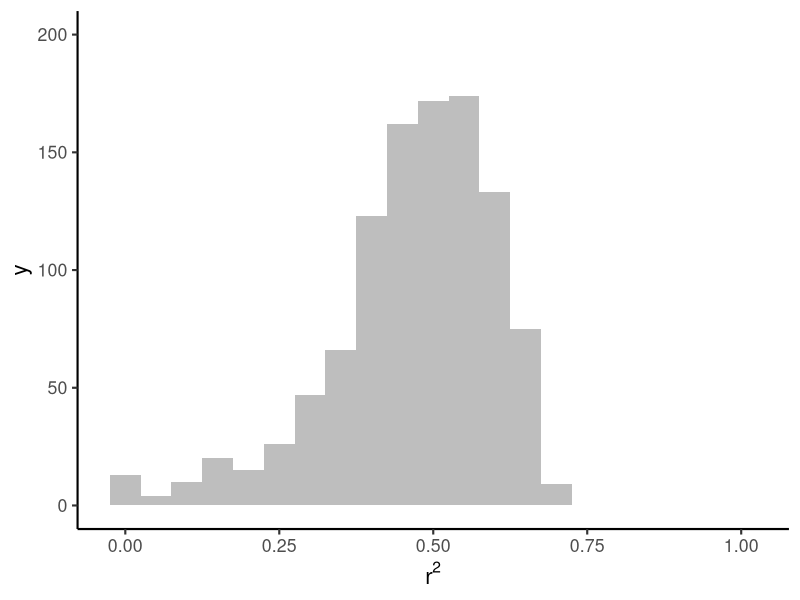

Generate this figure with R:
# Author: Natalie Cooper
# About: script to plot histogram of r2 values

# = = = = = = = = = = = = = = = = = = = = = = = = = = = = = =
# Load libraries
library(tidyverse)

# Load data
r2 <- read.csv("data/all.r2.csv")

# = = = = = = = = = = = = = = = = = = = = = = = = = = = = = =
# Plot

p1 <- 
  ggplot(r2, aes(x = x)) +
  geom_histogram(fill = "grey", binwidth = 0.05) +  
  theme_classic(base_size = 16) + 
  xlab(expression(paste(r^2))) +
  #xlab(expression(paste(r^2, " from models comparing real to simulated ", 
  #                delta^{13}, "C (\u2030)", " values"))) +
  expand_limits(x = c(0, 1),  y = c(0, 200))


ggsave("manuscript/revision/figures/Figure-S6-r2.png", p1, 
       device = png(width = 600, height = 400))
